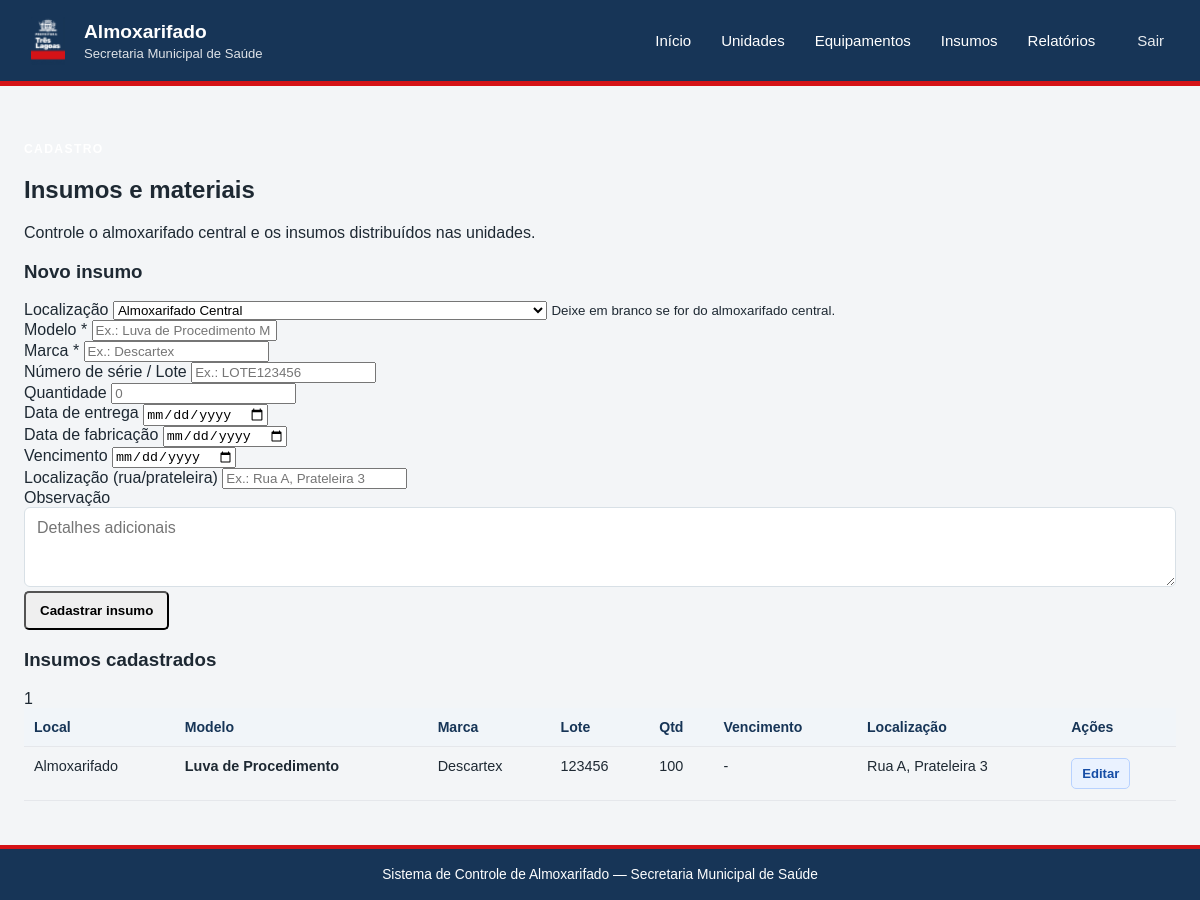
Page /insumos (signed in) on the committed database.
### tables this page shows
CREATE TABLE insumos (
    id_insumo INTEGER PRIMARY KEY AUTOINCREMENT,
    id_unidade INTEGER,
    modelo TEXT,
    marca TEXT,
    numero_serie TEXT,
    quantidade INTEGER DEFAULT 0,
    data_entrega DATE,
    data_fabricacao DATE,
    vencimento DATE,
    localizacao TEXT,
    observacao TEXT,
    FOREIGN KEY (id_unidade) REFERENCES unidades(id_unidade)
);

### app.py (the view, shortened to what this page needs)
@app.route("/insumos", methods=["GET", "POST"])
@login_required
def insumos():
    busca = request.args.get("busca", "").strip()
    filtro_unidade = request.args.get("id_unidade", "").strip()
    filtro_vencimento = request.args.get("vencimento", "").strip()
    consulta = """
        SELECT
            i.*,
            u.nome AS nome_unidade,
            u.codigo AS codigo_unidade,
            CASE
                WHEN i.vencimento IS NULL OR i.vencimento = '' THEN 'sem_vencimento'
                WHEN date(i.vencimento) < date('now') THEN 'vencido'
                WHEN date(i.vencimento) <= date('now', '+30 days') THEN 'proximo_vencimento'
                ELSE 'valido'
            END AS status_vencimento
        FROM insumos i
        LEFT JOIN unidades u ON i.id_unidade = u.id_unidade
        WHERE 1 = 1
    """
    parametros = []
    if filtro_unidade == "almoxarifado":
        consulta += " AND i.id_unidade IS NULL"
    elif filtro_unidade:
        try:
            consulta += " AND i.id_unidade = ?"
            parametros.append(int(filtro_unidade))
        except ValueError:
            pass
    if filtro_vencimento == "vencido":
        consulta += """
            AND i.vencimento IS NOT NULL
            AND i.vencimento <> ''
            AND date(i.vencimento) < date('now')
        """
    consulta += """
        ORDER BY
            CASE
                WHEN i.vencimento IS NULL OR i.vencimento = '' THEN 2
                ELSE 1
            END,
            date(i.vencimento),
            i.modelo,
            i.marca
    """
    with get_db_connection() as conn:
        lista_insumos = conn.execute(
            consulta,
            parametros,
        ).fetchall()
        lista_unidades = conn.execute(
            """
            SELECT id_unidade, codigo, nome
            FROM unidades
            ORDER BY nome
            """
        ).fetchall()
    return render_template(
        "insumos.html",
        insumos=lista_insumos,
        unidades=lista_unidades,
        busca=busca,
        filtro_unidade=filtro_unidade,
        filtro_vencimento=filtro_vencimento,
    )

### app.py (called while the page is built)
def login_required(f):
    @wraps(f)
    def decorated_function(*args, **kwargs):
        if not session.get("logged_in"):
            flash("Você precisa fazer login para acessar esta página.", "erro")
            return redirect(url_for("login", next=request.url))
        return f(*args, **kwargs)
    return decorated_function

def get_db_connection():
    conn = sqlite3.connect(DATABASE)
    conn.row_factory = sqlite3.Row
    conn.execute("PRAGMA foreign_keys = ON")
    return conn

### templates/insumos.html (shortened to what this page needs)
{% extends "base.html" %}
{% block content %}
<section class="cabecalho-pagina">
    <div>
        <p class="texto-superior texto-superior--azul">CADASTRO</p>
        <h2>Insumos e materiais</h2>
        <p>Controle o almoxarifado central e os insumos distribuídos nas unidades.</p>
    </div>
</section>
<section class="grid-insumos">
    <article class="painel">
        <h3>Novo insumo</h3>
        <form method="post" class="formulario">
            <div class="campo">
                <label for="id_unidade">Localização</label>
                <select id="id_unidade" name="id_unidade">
                    <option value="">Almoxarifado Central</option>
                </select>
                <small>Deixe em branco se for do almoxarifado central.</small>
            </div>
            <div class="campo">
                <label for="modelo">Modelo *</label>
                <input
                    type="text"
                    id="modelo"
                    name="modelo"
                    placeholder="Ex.: Luva de Procedimento M"
                    required
                >
            </div>
            <div class="campo">
                <label for="marca">Marca *</label>
                <input
                    type="text"
                    id="marca"
                    name="marca"
                    placeholder="Ex.: Descartex"
                    required
                >
            </div>
            <div class="campo">
                <label for="numero_serie">Número de série / Lote</label>
                <input
                    type="text"
                    id="numero_serie"
                    name="numero_serie"
                    placeholder="Ex.: LOTE123456"
                >
            </div>
            <div class="campo">
                <label for="quantidade">Quantidade</label>
                <input
                    type="number"
                    id="quantidade"
                    name="quantidade"
                    placeholder="0"
                    min="0"
                >
            </div>
            <div class="campo">
                <label for="data_entrega">Data de entrega</label>
                <input
                    type="date"
                    id="data_entrega"
                    name="data_entrega"
                >
            </div>
            <div class="campo">
                <label for="data_fabricacao">Data de fabricação</label>
                <input
                    type="date"
                    id="data_fabricacao"
                    name="data_fabricacao"
                >
            </div>
            <div class="campo">
                <label for="vencimento">Vencimento</label>
                <input
                    type="date"
                    id="vencimento"
                    name="vencimento"
                >
            </div>
            <div class="campo">
                <label for="localizacao">Localização (rua/prateleira)</label>
                <input
                    type="text"
                    id="localizacao"
                    name="localizacao"
                    placeholder="Ex.: Rua A, Prateleira 3"
                >
            </div>
            <div class="campo">
                <label for="observacao">Observação</label>
                <textarea
                    id="observacao"
                    name="observacao"
                    rows="3"
                    placeholder="Detalhes adicionais"
                ></textarea>
            </div>
            <button class="botao botao--primario" type="submit">
                Cadastrar insumo
            </button>
        </form>
    </article>
    <article class="painel">
        <div class="titulo-painel">
            <h3>Insumos cadastrados</h3>
            <span class="contador">{{ insumos|length }}</span>
        </div>
        {% if insumos %}
            <div class="tabela-responsiva">
                <table>
                    <thead>
                        <tr>
                            <th>Local</th>
                            <th>Modelo</th>
                            <th>Marca</th>
                            <th>Lote</th>
                            <th>Qtd</th>
                            <th>Vencimento</th>
                            <th>Localização</th>
                            <th>Ações</th>
                        </tr>
                    </thead>
                    <tbody>
                        {% for insumo in insumos %}
                            <tr class="{% if insumo['vencimento'] and insumo['vencimento'] < '2026-09-26' %}linha-vencido{% endif %}">
                                <td>{{ insumo['nome_unidade'] or 'Almoxarifado' }}</td>
                                <td><strong>{{ insumo['modelo'] }}</strong></td>
                                <td>{{ insumo['marca'] }}</td>
                                <td>{{ insumo['numero_serie'] or '-' }}</td>
                                <td>{{ insumo['quantidade'] }}</td>
                                <td>
                                    {% if insumo['vencimento'] %}
                                        <span class="{% if insumo['vencimento'] < '2026-09-26' %}vencido{% elif insumo['vencimento'] < '2026-12-26' %}vence-logo{% endif %}">
                                            {{ insumo['vencimento'] }}
                                        </span>
                                    {% else %}
                                        -
                                    {% endif %}
                                </td>
                                <td>{{ insumo['localizacao'] or '-' }}</td>
                                <td>
                                    <a
                                        class="botao botao--editar"
                                        href="{{ url_for('editar_insumo', id_insumo=insumo['id_insumo']) }}"
                                        >
                                        Editar
                                    </a>
                                </td>
                            </tr>
                        {% endfor %}
                    </tbody>
                </table>
            </div>
        {% else %}
            <p class="estado-vazio">
                Nenhum insumo cadastrado. Use o formulário ao lado para iniciar.
            </p>
        {% endif %}
    </article>
</section>
{% endblock %}

### static/style.css (style rules this page uses)
:root { --azul-institucional: #173557; --vermelho-institucional: #d51317; --branco: #ffffff; --fundo: #f3f5f7; --texto: #1e2933; --texto-suave: #5c6b75; --borda: #d8e0e6; --azul-suave: #eaf0f5; }
* { box-sizing: border-box; }
body { margin: 0; font-family: Arial, Helvetica, sans-serif; color: var(--texto); background: var(--fundo); }
.texto-superior { color: #ffffff; font-size: 0.76rem; font-weight: bold; letter-spacing: 0.11em; }
.campo textarea { width: 100%; padding: 11px 12px; border: 1px solid var(--borda); border-radius: 6px; outline: none; font: inherit; resize: vertical; min-height: 80px; }
.botao { border-radius: 5px; display: inline-block; font-weight: 600; padding: 10px 14px; text-decoration: none; }
.tabela-responsiva { overflow-x: auto; }
table { border-collapse: collapse; min-width: 760px; width: 100%; }
th, td { border-bottom: 1px solid #e5e7eb; padding: 11px 10px; text-align: left; vertical-align: top; }
th { background: #f1f5f9; color: #173557; font-size: 0.88rem; }
td { font-size: 0.9rem; }
th { background: #f1f5f9; color: #173557; font-size: 0.88rem; font-weight: 700; }
.botao--editar { background: #eaf2ff; border: 1px solid #b8d2ff; color: #174ea6; font-size: 0.82rem; padding: 7px 10px; text-decoration: none; white-space: nowrap; }

### rows in the picture
insumos: insumo "Almoxarifado", modelo "Luva de Procedimento", marca "Descartex", numero_serie "123456", quantidade "100", localizacao "Rua A, Prateleira 3"

### other values in the picture
{{ insumos|length }} "1"
